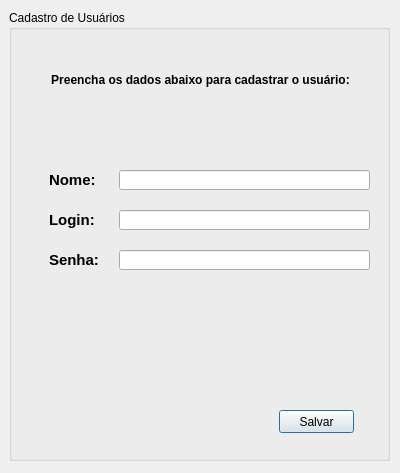
<?xml version="1.0" encoding="UTF-8"?>
<ui version="4.0">
 <class>cadastro_usuarios</class>
 <widget class="QDialog" name="cadastro_usuarios">
  <property name="geometry">
   <rect>
    <x>0</x>
    <y>0</y>
    <width>400</width>
    <height>473</height>
   </rect>
  </property>
  <property name="windowTitle">
   <string>Venda de Carros - Cadastro de Usuários</string>
  </property>
  <property name="windowIcon">
   <iconset resource="resources/resources.qrc">
    <normaloff>:/new/prefix1/user.gif</normaloff>:/new/prefix1/user.gif</iconset>
  </property>
  <widget class="QGroupBox" name="groupBox">
   <property name="geometry">
    <rect>
     <x>9</x>
     <y>10</y>
     <width>381</width>
     <height>451</height>
    </rect>
   </property>
   <property name="title">
    <string>Cadastro de Usuários</string>
   </property>
   <widget class="QLabel" name="label">
    <property name="geometry">
     <rect>
      <x>26</x>
      <y>60</y>
      <width>331</width>
      <height>20</height>
     </rect>
    </property>
    <property name="text">
     <string>&lt;html&gt;&lt;head/&gt;&lt;body&gt;&lt;p align=&quot;center&quot;&gt;&lt;span style=&quot; font-size:9pt; font-weight:600;&quot;&gt;Preencha os dados abaixo para cadastrar o usuário:&lt;/span&gt;&lt;/p&gt;&lt;/body&gt;&lt;/html&gt;</string>
    </property>
   </widget>
   <widget class="QPushButton" name="pushButton_c_usu">
    <property name="geometry">
     <rect>
      <x>270</x>
      <y>400</y>
      <width>75</width>
      <height>23</height>
     </rect>
    </property>
    <property name="text">
     <string>Salvar</string>
    </property>
   </widget>
   <widget class="QLineEdit" name="lineEdit_name">
    <property name="geometry">
     <rect>
      <x>110</x>
      <y>160</y>
      <width>251</width>
      <height>20</height>
     </rect>
    </property>
   </widget>
   <widget class="QLineEdit" name="lineEdit_username">
    <property name="geometry">
     <rect>
      <x>110</x>
      <y>200</y>
      <width>251</width>
      <height>20</height>
     </rect>
    </property>
   </widget>
   <widget class="QLineEdit" name="lineEdit_password">
    <property name="geometry">
     <rect>
      <x>110</x>
      <y>240</y>
      <width>251</width>
      <height>20</height>
     </rect>
    </property>
    <property name="echoMode">
     <enum>QLineEdit::Password</enum>
    </property>
   </widget>
   <widget class="QLabel" name="label_name">
    <property name="geometry">
     <rect>
      <x>40</x>
      <y>160</y>
      <width>51</width>
      <height>21</height>
     </rect>
    </property>
    <property name="text">
     <string>&lt;html&gt;&lt;head/&gt;&lt;body&gt;&lt;p&gt;&lt;span style=&quot; font-size:11pt; font-weight:600;&quot;&gt;Nome: &lt;/span&gt;&lt;/p&gt;&lt;/body&gt;&lt;/html&gt;</string>
    </property>
   </widget>
   <widget class="QLabel" name="label_username">
    <property name="geometry">
     <rect>
      <x>40</x>
      <y>200</y>
      <width>51</width>
      <height>21</height>
     </rect>
    </property>
    <property name="text">
     <string>&lt;html&gt;&lt;head/&gt;&lt;body&gt;&lt;p&gt;&lt;span style=&quot; font-size:11pt; font-weight:600;&quot;&gt;Login: &lt;/span&gt;&lt;/p&gt;&lt;/body&gt;&lt;/html&gt;</string>
    </property>
   </widget>
   <widget class="QLabel" name="label_password">
    <property name="geometry">
     <rect>
      <x>40</x>
      <y>240</y>
      <width>51</width>
      <height>21</height>
     </rect>
    </property>
    <property name="text">
     <string>&lt;html&gt;&lt;head/&gt;&lt;body&gt;&lt;p&gt;&lt;span style=&quot; font-size:11pt; font-weight:600;&quot;&gt;Senha: &lt;/span&gt;&lt;/p&gt;&lt;/body&gt;&lt;/html&gt;</string>
    </property>
   </widget>
  </widget>
 </widget>
 <resources>
  <include location="resources/resources.qrc"/>
 </resources>
 <connections/>
</ui>
